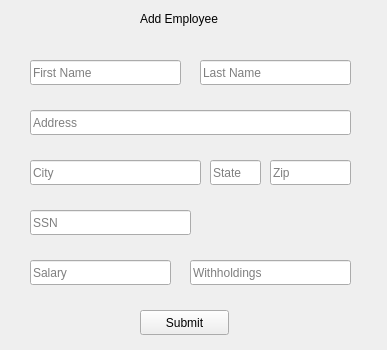
<?xml version="1.0" encoding="UTF-8"?>
<ui version="4.0">
 <class>Form</class>
 <widget class="QWidget" name="Form">
  <property name="geometry">
   <rect>
    <x>0</x>
    <y>0</y>
    <width>387</width>
    <height>350</height>
   </rect>
  </property>
  <property name="windowTitle">
   <string>Form</string>
  </property>
  <widget class="QLineEdit" name="first_name_le">
   <property name="geometry">
    <rect>
     <x>30</x>
     <y>60</y>
     <width>151</width>
     <height>25</height>
    </rect>
   </property>
   <property name="text">
    <string/>
   </property>
   <property name="maxLength">
    <number>32768</number>
   </property>
   <property name="placeholderText">
    <string>First Name</string>
   </property>
  </widget>
  <widget class="QLabel" name="label">
   <property name="geometry">
    <rect>
     <x>140</x>
     <y>10</y>
     <width>111</width>
     <height>17</height>
    </rect>
   </property>
   <property name="text">
    <string>Add Employee</string>
   </property>
  </widget>
  <widget class="QLineEdit" name="last_name_le">
   <property name="geometry">
    <rect>
     <x>200</x>
     <y>60</y>
     <width>151</width>
     <height>25</height>
    </rect>
   </property>
   <property name="text">
    <string/>
   </property>
   <property name="maxLength">
    <number>32768</number>
   </property>
   <property name="placeholderText">
    <string>Last Name</string>
   </property>
  </widget>
  <widget class="QLineEdit" name="address_le">
   <property name="geometry">
    <rect>
     <x>30</x>
     <y>110</y>
     <width>321</width>
     <height>25</height>
    </rect>
   </property>
   <property name="text">
    <string/>
   </property>
   <property name="maxLength">
    <number>32768</number>
   </property>
   <property name="placeholderText">
    <string>Address</string>
   </property>
  </widget>
  <widget class="QLineEdit" name="city_le">
   <property name="geometry">
    <rect>
     <x>30</x>
     <y>160</y>
     <width>171</width>
     <height>25</height>
    </rect>
   </property>
   <property name="text">
    <string/>
   </property>
   <property name="maxLength">
    <number>32768</number>
   </property>
   <property name="placeholderText">
    <string>City</string>
   </property>
  </widget>
  <widget class="QLineEdit" name="state_le">
   <property name="geometry">
    <rect>
     <x>210</x>
     <y>160</y>
     <width>51</width>
     <height>25</height>
    </rect>
   </property>
   <property name="text">
    <string/>
   </property>
   <property name="maxLength">
    <number>32768</number>
   </property>
   <property name="placeholderText">
    <string>State</string>
   </property>
  </widget>
  <widget class="QLineEdit" name="zipcode_le">
   <property name="geometry">
    <rect>
     <x>270</x>
     <y>160</y>
     <width>81</width>
     <height>25</height>
    </rect>
   </property>
   <property name="text">
    <string/>
   </property>
   <property name="maxLength">
    <number>32768</number>
   </property>
   <property name="placeholderText">
    <string>Zip</string>
   </property>
  </widget>
  <widget class="QLineEdit" name="salary_le">
   <property name="geometry">
    <rect>
     <x>30</x>
     <y>260</y>
     <width>141</width>
     <height>25</height>
    </rect>
   </property>
   <property name="text">
    <string/>
   </property>
   <property name="maxLength">
    <number>32768</number>
   </property>
   <property name="placeholderText">
    <string>Salary</string>
   </property>
  </widget>
  <widget class="QLineEdit" name="withholdings_le">
   <property name="geometry">
    <rect>
     <x>190</x>
     <y>260</y>
     <width>161</width>
     <height>25</height>
    </rect>
   </property>
   <property name="text">
    <string/>
   </property>
   <property name="maxLength">
    <number>32768</number>
   </property>
   <property name="placeholderText">
    <string>Withholdings</string>
   </property>
  </widget>
  <widget class="QLineEdit" name="ssn_le">
   <property name="geometry">
    <rect>
     <x>30</x>
     <y>210</y>
     <width>161</width>
     <height>25</height>
    </rect>
   </property>
   <property name="text">
    <string/>
   </property>
   <property name="maxLength">
    <number>32768</number>
   </property>
   <property name="placeholderText">
    <string>SSN</string>
   </property>
  </widget>
  <widget class="QPushButton" name="submit_employee_btn">
   <property name="geometry">
    <rect>
     <x>140</x>
     <y>310</y>
     <width>89</width>
     <height>25</height>
    </rect>
   </property>
   <property name="text">
    <string>Submit</string>
   </property>
  </widget>
 </widget>
 <resources/>
 <connections/>
</ui>
